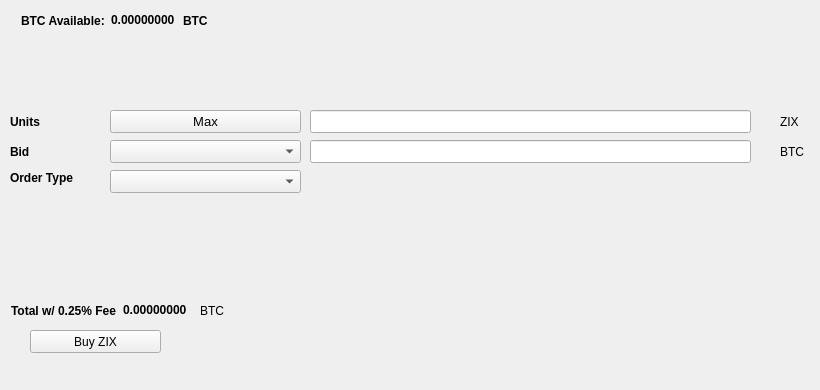
   <widget class="QWidget" name="BuyTab">
    <attribute name="title">
     <string>Buy</string>
    </attribute>
    <widget class="QPushButton" name="BuyZIX">
     <property name="geometry">
      <rect>
       <x>30</x>
       <y>330</y>
       <width>131</width>
       <height>23</height>
      </rect>
     </property>
     <property name="text">
      <string>Buy ZIX</string>
     </property>
     <property name="icon">
      <iconset resource="../zix.qrc">
       <normaloff>:/icons/bitcoin</normaloff>:/icons/bitcoin</iconset>
     </property>
    </widget>
    <widget class="QLabel" name="label_3">
     <property name="geometry">
      <rect>
       <x>10</x>
       <y>110</y>
       <width>46</width>
       <height>23</height>
      </rect>
     </property>
     <property name="font">
      <font>
       <weight>75</weight>
       <bold>true</bold>
      </font>
     </property>
     <property name="text">
      <string>Units</string>
     </property>
    </widget>
    <widget class="QLineEdit" name="UnitsInput">
     <property name="geometry">
      <rect>
       <x>310</x>
       <y>110</y>
       <width>441</width>
       <height>23</height>
      </rect>
     </property>
     <property name="font">
      <font>
       <pointsize>9</pointsize>
       <weight>75</weight>
       <bold>true</bold>
      </font>
     </property>
    </widget>
    <widget class="QLineEdit" name="BuyBidPriceEdit">
     <property name="geometry">
      <rect>
       <x>310</x>
       <y>140</y>
       <width>441</width>
       <height>23</height>
      </rect>
     </property>
     <property name="font">
      <font>
       <pointsize>9</pointsize>
       <weight>75</weight>
       <bold>true</bold>
      </font>
     </property>
    </widget>
    <widget class="QLabel" name="label_4">
     <property name="geometry">
      <rect>
       <x>780</x>
       <y>110</y>
       <width>31</width>
       <height>23</height>
      </rect>
     </property>
     <property name="text">
      <string>ZIX</string>
     </property>
    </widget>
    <widget class="QLabel" name="label_5">
     <property name="geometry">
      <rect>
       <x>780</x>
       <y>140</y>
       <width>31</width>
       <height>23</height>
      </rect>
     </property>
     <property name="text">
      <string>BTC</string>
     </property>
    </widget>
    <widget class="QLabel" name="label_6">
     <property name="geometry">
      <rect>
       <x>10</x>
       <y>140</y>
       <width>46</width>
       <height>23</height>
      </rect>
     </property>
     <property name="font">
      <font>
       <weight>75</weight>
       <bold>true</bold>
      </font>
     </property>
     <property name="text">
      <string>Bid</string>
     </property>
    </widget>
    <widget class="QLabel" name="label_7">
     <property name="geometry">
      <rect>
       <x>10</x>
       <y>170</y>
       <width>91</width>
       <height>16</height>
      </rect>
     </property>
     <property name="font">
      <font>
       <weight>75</weight>
       <bold>true</bold>
      </font>
     </property>
     <property name="text">
      <string>Order Type</string>
     </property>
    </widget>
    <widget class="QPushButton" name="Buy_Max_Amount">
     <property name="geometry">
      <rect>
       <x>110</x>
       <y>110</y>
       <width>191</width>
       <height>23</height>
      </rect>
     </property>
     <property name="font">
      <font>
       <pointsize>10</pointsize>
      </font>
     </property>
     <property name="text">
      <string>Max</string>
     </property>
    </widget>
    <widget class="QComboBox" name="BuyBidcomboBox">
     <property name="geometry">
      <rect>
       <x>110</x>
       <y>140</y>
       <width>191</width>
       <height>23</height>
      </rect>
     </property>
     <property name="font">
      <font>
       <pointsize>10</pointsize>
      </font>
     </property>
    </widget>
    <widget class="QComboBox" name="buyOrdertypeCombo">
     <property name="geometry">
      <rect>
       <x>110</x>
       <y>170</y>
       <width>191</width>
       <height>23</height>
      </rect>
     </property>
     <property name="font">
      <font>
       <pointsize>10</pointsize>
      </font>
     </property>
    </widget>
    <widget class="QWidget" name="layoutWidget1">
     <property name="geometry">
      <rect>
       <x>21</x>
       <y>11</y>
       <width>227</width>
       <height>19</height>
      </rect>
     </property>
     <layout class="QHBoxLayout" name="horizontalLayout_3">
      <item>
       <widget class="QLabel" name="label232">
        <property name="font">
         <font>
          <weight>75</weight>
          <bold>true</bold>
         </font>
        </property>
        <property name="text">
         <string>BTC Available:</string>
        </property>
       </widget>
      </item>
      <item>
       <widget class="QLabel" name="BtcAvailableLbl">
        <property name="palette">
         <palette>
          <active>
           <colorrole role="WindowText">
            <brush brushstyle="SolidPattern">
             <color alpha="255">
              <red>0</red>
              <green>0</green>
              <blue>0</blue>
             </color>
            </brush>
           </colorrole>
           <colorrole role="Button">
            <brush brushstyle="SolidPattern">
             <color alpha="255">
              <red>0</red>
              <green>170</green>
              <blue>0</blue>
             </color>
            </brush>
           </colorrole>
           <colorrole role="Light">
            <brush brushstyle="SolidPattern">
             <color alpha="255">
              <red>0</red>
              <green>255</green>
              <blue>0</blue>
             </color>
            </brush>
           </colorrole>
           <colorrole role="Midlight">
            <brush brushstyle="SolidPattern">
             <color alpha="255">
              <red>0</red>
              <green>212</green>
              <blue>0</blue>
             </color>
            </brush>
           </colorrole>
           <colorrole role="Dark">
            <brush brushstyle="SolidPattern">
             <color alpha="255">
              <red>0</red>
              <green>85</green>
              <blue>0</blue>
             </color>
            </brush>
           </colorrole>
           <colorrole role="Mid">
            <brush brushstyle="SolidPattern">
             <color alpha="255">
              <red>0</red>
              <green>113</green>
              <blue>0</blue>
             </color>
            </brush>
           </colorrole>
           <colorrole role="Text">
            <brush brushstyle="SolidPattern">
             <color alpha="255">
              <red>0</red>
              <green>170</green>
              <blue>0</blue>
             </color>
            </brush>
           </colorrole>
           <colorrole role="BrightText">
            <brush brushstyle="SolidPattern">
             <color alpha="255">
              <red>255</red>
              <green>255</green>
              <blue>255</blue>
             </color>
            </brush>
           </colorrole>
           <colorrole role="ButtonText">
            <brush brushstyle="SolidPattern">
             <color alpha="255">
              <red>0</red>
              <green>0</green>
              <blue>0</blue>
             </color>
            </brush>
           </colorrole>
           <colorrole role="Base">
            <brush brushstyle="SolidPattern">
             <color alpha="255">
              <red>255</red>
              <green>255</green>
              <blue>255</blue>
             </color>
            </brush>
           </colorrole>
           <colorrole role="Window">
            <brush brushstyle="SolidPattern">
             <color alpha="255">
              <red>0</red>
              <green>170</green>
              <blue>0</blue>
             </color>
            </brush>
           </colorrole>
           <colorrole role="Shadow">
            <brush brushstyle="SolidPattern">
             <color alpha="255">
              <red>0</red>
              <green>0</green>
              <blue>0</blue>
             </color>
            </brush>
           </colorrole>
           <colorrole role="AlternateBase">
            <brush brushstyle="SolidPattern">
             <color alpha="255">
              <red>127</red>
              <green>212</green>
              <blue>127</blue>
             </color>
            </brush>
           </colorrole>
           <colorrole role="ToolTipBase">
            <brush brushstyle="SolidPattern">
             <color alpha="255">
              <red>255</red>
              <green>255</green>
              <blue>220</blue>
             </color>
            </brush>
           </colorrole>
           <colorrole role="ToolTipText">
            <brush brushstyle="SolidPattern">
             <color alpha="255">
              <red>0</red>
              <green>0</green>
              <blue>0</blue>
             </color>
            </brush>
           </colorrole>
          </active>
          <inactive>
           <colorrole role="WindowText">
            <brush brushstyle="SolidPattern">
             <color alpha="255">
              <red>0</red>
              <green>0</green>
              <blue>0</blue>
             </color>
            </brush>
           </colorrole>
           <colorrole role="Button">
            <brush brushstyle="SolidPattern">
             <color alpha="255">
              <red>0</red>
              <green>170</green>
              <blue>0</blue>
             </color>
            </brush>
           </colorrole>
           <colorrole role="Light">
            <brush brushstyle="SolidPattern">
             <color alpha="255">
              <red>0</red>
              <green>255</green>
              <blue>0</blue>
             </color>
            </brush>
           </colorrole>
           <colorrole role="Midlight">
            <brush brushstyle="SolidPattern">
             <color alpha="255">
              <red>0</red>
              <green>212</green>
              <blue>0</blue>
             </color>
            </brush>
           </colorrole>
           <colorrole role="Dark">
            <brush brushstyle="SolidPattern">
             <color alpha="255">
              <red>0</red>
              <green>85</green>
              <blue>0</blue>
             </color>
            </brush>
           </colorrole>
           <colorrole role="Mid">
            <brush brushstyle="SolidPattern">
             <color alpha="255">
              <red>0</red>
              <green>113</green>
              <blue>0</blue>
             </color>
            </brush>
           </colorrole>
           <colorrole role="Text">
            <brush brushstyle="SolidPattern">
             <color alpha="255">
              <red>0</red>
              <green>170</green>
              <blue>0</blue>
             </color>
            </brush>
           </colorrole>
           <colorrole role="BrightText">
            <brush brushstyle="SolidPattern">
             <color alpha="255">
              <red>255</red>
              <green>255</green>
              <blue>255</blue>
             </color>
            </brush>
           </colorrole>
           <colorrole role="ButtonText">
            <brush brushstyle="SolidPattern">
             <color alpha="255">
              <red>0</red>
              <green>0</green>
              <blue>0</blue>
             </color>
            </brush>
           </colorrole>
           <colorrole role="Base">
            <brush brushstyle="SolidPattern">
             <color alpha="255">
              <red>255</red>
              <green>255</green>
              <blue>255</blue>
             </color>
            </brush>
           </colorrole>
           <colorrole role="Window">
            <brush brushstyle="SolidPattern">
             <color alpha="255">
              <red>0</red>
              <green>170</green>
              <blue>0</blue>
             </color>
            </brush>
           </colorrole>
           <colorrole role="Shadow">
            <brush brushstyle="SolidPattern">
             <color alpha="255">
              <red>0</red>
              <green>0</green>
              <blue>0</blue>
             </color>
            </brush>
           </colorrole>
           <colorrole role="AlternateBase">
            <brush brushstyle="SolidPattern">
             <color alpha="255">
              <red>127</red>
              <green>212</green>
              <blue>127</blue>
             </color>
            </brush>
           </colorrole>
           <colorrole role="ToolTipBase">
            <brush brushstyle="SolidPattern">
             <color alpha="255">
              <red>255</red>
              <green>255</green>
              <blue>220</blue>
             </color>
            </brush>
           </colorrole>
           <colorrole role="ToolTipText">
            <brush brushstyle="SolidPattern">
             <color alpha="255">
              <red>0</red>
              <green>0</green>
              <blue>0</blue>
             </color>
            </brush>
           </colorrole>
          </inactive>
          <disabled>
           <colorrole role="WindowText">
            <brush brushstyle="SolidPattern">
             <color alpha="255">
              <red>0</red>
              <green>85</green>
              <blue>0</blue>
             </color>
            </brush>
           </colorrole>
           <colorrole role="Button">
            <brush brushstyle="SolidPattern">
             <color alpha="255">
              <red>0</red>
              <green>170</green>
              <blue>0</blue>
             </color>
            </brush>
           </colorrole>
           <colorrole role="Light">
            <brush brushstyle="SolidPattern">
             <color alpha="255">
              <red>0</red>
              <green>255</green>
              <blue>0</blue>
             </color>
            </brush>
           </colorrole>
           <colorrole role="Midlight">
            <brush brushstyle="SolidPattern">
             <color alpha="255">
              <red>0</red>
              <green>212</green>
              <blue>0</blue>
             </color>
            </brush>
           </colorrole>
           <colorrole role="Dark">
            <brush brushstyle="SolidPattern">
             <color alpha="255">
              <red>0</red>
              <green>85</green>
              <blue>0</blue>
             </color>
            </brush>
           </colorrole>
           <colorrole role="Mid">
            <brush brushstyle="SolidPattern">
             <color alpha="255">
              <red>0</red>
              <green>113</green>
              <blue>0</blue>
             </color>
            </brush>
           </colorrole>
           <colorrole role="Text">
            <brush brushstyle="SolidPattern">
             <color alpha="255">
              <red>0</red>
              <green>85</green>
              <blue>0</blue>
             </color>
            </brush>
           </colorrole>
           <colorrole role="BrightText">
            <brush brushstyle="SolidPattern">
             <color alpha="255">
              <red>255</red>
              <green>255</green>
              <blue>255</blue>
             </color>
            </brush>
           </colorrole>
           <colorrole role="ButtonText">
            <brush brushstyle="SolidPattern">
             <color alpha="255">
              <red>0</red>
              <green>85</green>
              <blue>0</blue>
             </color>
            </brush>
           </colorrole>
           <colorrole role="Base">
            <brush brushstyle="SolidPattern">
             <color alpha="255">
              <red>0</red>
              <green>170</green>
              <blue>0</blue>
             </color>
            </brush>
           </colorrole>
           <colorrole role="Window">
            <brush brushstyle="SolidPattern">
             <color alpha="255">
              <red>0</red>
              <green>170</green>
              <blue>0</blue>
             </color>
            </brush>
           </colorrole>
           <colorrole role="Shadow">
            <brush brushstyle="SolidPattern">
             <color alpha="255">
              <red>0</red>
              <green>0</green>
              <blue>0</blue>
             </color>
            </brush>
           </colorrole>
           <colorrole role="AlternateBase">
            <brush brushstyle="SolidPattern">
             <color alpha="255">
              <red>0</red>
              <green>170</green>
              <blue>0</blue>
             </color>
            </brush>
           </colorrole>
           <colorrole role="ToolTipBase">
            <brush brushstyle="SolidPattern">
             <color alpha="255">
              <red>255</red>
              <green>255</green>
              <blue>220</blue>
             </color>
            </brush>
           </colorrole>
           <colorrole role="ToolTipText">
            <brush brushstyle="SolidPattern">
             <color alpha="255">
              <red>0</red>
              <green>0</green>
              <blue>0</blue>
             </color>
            </brush>
           </colorrole>
          </disabled>
         </palette>
        </property>
        <property name="font">
         <font>
          <weight>75</weight>
          <bold>true</bold>
         </font>
        </property>
        <property name="text">
         <string>0.00000000</string>
        </property>
        <property name="textInteractionFlags">
         <set>Qt::LinksAccessibleByMouse|Qt::TextSelectableByKeyboard|Qt::TextSelectableByMouse</set>
        </property>
       </widget>
      </item>
      <item>
       <widget class="QLabel" name="BtcAvailableLbl_2">
        <property name="font">
         <font>
          <weight>75</weight>
          <bold>true</bold>
         </font>
        </property>
        <property name="text">
         <string>BTC</string>
        </property>
       </widget>
      </item>
     </layout>
    </widget>
    <widget class="QWidget" name="layoutWidge2">
     <property name="geometry">
      <rect>
       <x>11</x>
       <y>301</y>
       <width>259</width>
       <height>19</height>
      </rect>
     </property>
     <layout class="QHBoxLayout" name="horizontalLayout_4">
      <item>
       <widget class="QLabel" name="label_9">
        <property name="font">
         <font>
          <weight>75</weight>
          <bold>true</bold>
         </font>
        </property>
        <property name="text">
         <string>Total w/ 0.25% Fee</string>
        </property>
       </widget>
      </item>
      <item>
       <widget class="QLabel" name="BuyCostLabel">
        <property name="palette">
         <palette>
          <active>
           <colorrole role="WindowText">
            <brush brushstyle="SolidPattern">
             <color alpha="255">
              <red>0</red>
              <green>0</green>
              <blue>0</blue>
             </color>
            </brush>
           </colorrole>
           <colorrole role="Button">
            <brush brushstyle="SolidPattern">
             <color alpha="255">
              <red>0</red>
              <green>170</green>
              <blue>0</blue>
             </color>
            </brush>
           </colorrole>
           <colorrole role="Light">
            <brush brushstyle="SolidPattern">
             <color alpha="255">
              <red>0</red>
              <green>255</green>
              <blue>0</blue>
             </color>
            </brush>
           </colorrole>
           <colorrole role="Midlight">
            <brush brushstyle="SolidPattern">
             <color alpha="255">
              <red>0</red>
              <green>212</green>
              <blue>0</blue>
             </color>
            </brush>
           </colorrole>
           <colorrole role="Dark">
            <brush brushstyle="SolidPattern">
             <color alpha="255">
              <red>0</red>
              <green>85</green>
              <blue>0</blue>
             </color>
            </brush>
           </colorrole>
           <colorrole role="Mid">
            <brush brushstyle="SolidPattern">
             <color alpha="255">
              <red>0</red>
              <green>113</green>
              <blue>0</blue>
             </color>
            </brush>
           </colorrole>
           <colorrole role="Text">
            <brush brushstyle="SolidPattern">
             <color alpha="255">
              <red>0</red>
              <green>170</green>
              <blue>0</blue>
             </color>
            </brush>
           </colorrole>
           <colorrole role="BrightText">
            <brush brushstyle="SolidPattern">
             <color alpha="255">
              <red>255</red>
              <green>255</green>
              <blue>255</blue>
             </color>
            </brush>
           </colorrole>
           <colorrole role="ButtonText">
            <brush brushstyle="SolidPattern">
             <color alpha="255">
              <red>0</red>
              <green>0</green>
              <blue>0</blue>
             </color>
            </brush>
           </colorrole>
           <colorrole role="Base">
            <brush brushstyle="SolidPattern">
             <color alpha="255">
              <red>255</red>
              <green>255</green>
              <blue>255</blue>
             </color>
            </brush>
           </colorrole>
           <colorrole role="Window">
            <brush brushstyle="SolidPattern">
             <color alpha="255">
              <red>0</red>
              <green>170</green>
              <blue>0</blue>
             </color>
            </brush>
           </colorrole>
           <colorrole role="Shadow">
            <brush brushstyle="SolidPattern">
             <color alpha="255">
              <red>0</red>
              <green>0</green>
              <blue>0</blue>
             </color>
            </brush>
           </colorrole>
           <colorrole role="AlternateBase">
            <brush brushstyle="SolidPattern">
             <color alpha="255">
              <red>127</red>
              <green>212</green>
              <blue>127</blue>
             </color>
            </brush>
           </colorrole>
           <colorrole role="ToolTipBase">
            <brush brushstyle="SolidPattern">
             <color alpha="255">
              <red>255</red>
              <green>255</green>
              <blue>220</blue>
             </color>
            </brush>
           </colorrole>
           <colorrole role="ToolTipText">
            <brush brushstyle="SolidPattern">
             <color alpha="255">
              <red>0</red>
              <green>0</green>
              <blue>0</blue>
             </color>
            </brush>
           </colorrole>
          </active>
          <inactive>
           <colorrole role="WindowText">
            <brush brushstyle="SolidPattern">
             <color alpha="255">
              <red>0</red>
              <green>0</green>
              <blue>0</blue>
             </color>
            </brush>
           </colorrole>
           <colorrole role="Button">
            <brush brushstyle="SolidPattern">
             <color alpha="255">
              <red>0</red>
              <green>170</green>
              <blue>0</blue>
             </color>
            </brush>
           </colorrole>
           <colorrole role="Light">
            <brush brushstyle="SolidPattern">
             <color alpha="255">
              <red>0</red>
              <green>255</green>
              <blue>0</blue>
             </color>
            </brush>
           </colorrole>
           <colorrole role="Midlight">
            <brush brushstyle="SolidPattern">
             <color alpha="255">
              <red>0</red>
              <green>212</green>
              <blue>0</blue>
             </color>
            </brush>
           </colorrole>
           <colorrole role="Dark">
            <brush brushstyle="SolidPattern">
             <color alpha="255">
              <red>0</red>
              <green>85</green>
              <blue>0</blue>
             </color>
            </brush>
           </colorrole>
           <colorrole role="Mid">
            <brush brushstyle="SolidPattern">
             <color alpha="255">
              <red>0</red>
              <green>113</green>
              <blue>0</blue>
             </color>
            </brush>
           </colorrole>
           <colorrole role="Text">
            <brush brushstyle="SolidPattern">
             <color alpha="255">
              <red>0</red>
              <green>170</green>
              <blue>0</blue>
             </color>
            </brush>
           </colorrole>
           <colorrole role="BrightText">
            <brush brushstyle="SolidPattern">
             <color alpha="255">
              <red>255</red>
              <green>255</green>
              <blue>255</blue>
             </color>
            </brush>
           </colorrole>
           <colorrole role="ButtonText">
            <brush brushstyle="SolidPattern">
             <color alpha="255">
              <red>0</red>
              <green>0</green>
              <blue>0</blue>
             </color>
            </brush>
           </colorrole>
           <colorrole role="Base">
            <brush brushstyle="SolidPattern">
             <color alpha="255">
              <red>255</red>
              <green>255</green>
              <blue>255</blue>
             </color>
            </brush>
           </colorrole>
           <colorrole role="Window">
            <brush brushstyle="SolidPattern">
             <color alpha="255">
              <red>0</red>
              <green>170</green>
              <blue>0</blue>
             </color>
            </brush>
           </colorrole>
           <colorrole role="Shadow">
            <brush brushstyle="SolidPattern">
             <color alpha="255">
              <red>0</red>
              <green>0</green>
              <blue>0</blue>
             </color>
            </brush>
           </colorrole>
           <colorrole role="AlternateBase">
            <brush brushstyle="SolidPattern">
             <color alpha="255">
              <red>127</red>
              <green>212</green>
              <blue>127</blue>
             </color>
            </brush>
           </colorrole>
           <colorrole role="ToolTipBase">
            <brush brushstyle="SolidPattern">
             <color alpha="255">
              <red>255</red>
              <green>255</green>
              <blue>220</blue>
             </color>
            </brush>
           </colorrole>
           <colorrole role="ToolTipText">
            <brush brushstyle="SolidPattern">
             <color alpha="255">
              <red>0</red>
              <green>0</green>
              <blue>0</blue>
             </color>
            </brush>
           </colorrole>
          </inactive>
          <disabled>
           <colorrole role="WindowText">
            <brush brushstyle="SolidPattern">
             <color alpha="255">
              <red>0</red>
              <green>85</green>
              <blue>0</blue>
             </color>
            </brush>
           </colorrole>
           <colorrole role="Button">
            <brush brushstyle="SolidPattern">
             <color alpha="255">
              <red>0</red>
              <green>170</green>
              <blue>0</blue>
             </color>
            </brush>
           </colorrole>
           <colorrole role="Light">
            <brush brushstyle="SolidPattern">
             <color alpha="255">
              <red>0</red>
              <green>255</green>
              <blue>0</blue>
             </color>
            </brush>
           </colorrole>
           <colorrole role="Midlight">
            <brush brushstyle="SolidPattern">
             <color alpha="255">
              <red>0</red>
              <green>212</green>
              <blue>0</blue>
             </color>
            </brush>
           </colorrole>
           <colorrole role="Dark">
            <brush brushstyle="SolidPattern">
             <color alpha="255">
              <red>0</red>
              <green>85</green>
              <blue>0</blue>
             </color>
            </brush>
           </colorrole>
           <colorrole role="Mid">
            <brush brushstyle="SolidPattern">
             <color alpha="255">
              <red>0</red>
              <green>113</green>
              <blue>0</blue>
             </color>
            </brush>
           </colorrole>
           <colorrole role="Text">
            <brush brushstyle="SolidPattern">
             <color alpha="255">
              <red>0</red>
              <green>85</green>
              <blue>0</blue>
             </color>
            </brush>
           </colorrole>
           <colorrole role="BrightText">
            <brush brushstyle="SolidPattern">
             <color alpha="255">
              <red>255</red>
              <green>255</green>
              <blue>255</blue>
             </color>
            </brush>
           </colorrole>
           <colorrole role="ButtonText">
            <brush brushstyle="SolidPattern">
             <color alpha="255">
              <red>0</red>
              <green>85</green>
              <blue>0</blue>
             </color>
            </brush>
           </colorrole>
           <colorrole role="Base">
            <brush brushstyle="SolidPattern">
             <color alpha="255">
              <red>0</red>
              <green>170</green>
              <blue>0</blue>
             </color>
            </brush>
           </colorrole>
           <colorrole role="Window">
            <brush brushstyle="SolidPattern">
             <color alpha="255">
              <red>0</red>
              <green>170</green>
              <blue>0</blue>
             </color>
            </brush>
           </colorrole>
           <colorrole role="Shadow">
            <brush brushstyle="SolidPattern">
             <color alpha="255">
              <red>0</red>
              <green>0</green>
              <blue>0</blue>
             </color>
            </brush>
           </colorrole>
           <colorrole role="AlternateBase">
            <brush brushstyle="SolidPattern">
             <color alpha="255">
              <red>0</red>
              <green>170</green>
              <blue>0</blue>
             </color>
            </brush>
           </colorrole>
           <colorrole role="ToolTipBase">
            <brush brushstyle="SolidPattern">
             <color alpha="255">
              <red>255</red>
              <green>255</green>
              <blue>220</blue>
             </color>
            </brush>
           </colorrole>
           <colorrole role="ToolTipText">
            <brush brushstyle="SolidPattern">
             <color alpha="255">
              <red>0</red>
              <green>0</green>
              <blue>0</blue>
             </color>
            </brush>
           </colorrole>
          </disabled>
         </palette>
        </property>
        <property name="font">
         <font>
          <weight>75</weight>
          <bold>true</bold>
         </font>
        </property>
        <property name="autoFillBackground">
         <bool>false</bool>
        </property>
        <property name="text">
         <string>0.00000000</string>
        </property>
        <property name="textInteractionFlags">
         <set>Qt::LinksAccessibleByMouse|Qt::TextSelectableByMouse</set>
        </property>
       </widget>
      </item>
      <item>
       <widget class="QLabel" name="label_10">
        <property name="font">
         <font>
          <weight>50</weight>
          <bold>false</bold>
         </font>
        </property>
        <property name="text">
         <string>BTC</string>
        </property>
       </widget>
      </item>
     </layout>
    </widget>
    <widget class="QLabel" name="label_24">
     <property name="geometry">
      <rect>
       <x>460</x>
       <y>300</y>
       <width>281</width>
       <height>81</height>
      </rect>
     </property>
     <property name="text">
      <string/>
     </property>
     <property name="pixmap">
      <pixmap>:/images/bittrex</pixmap>
     </property>
    </widget>
   </widget>
